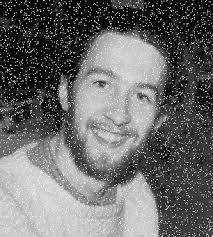
#> input picture Hardware/imageProcessing/noise.png, 213 x 237 px
$ python python_gaussian.py
#> lines starting #> are read from the running program, lines starting #| are printed output that depends on the picture
import cv2
import matplotlib.pyplot as plt
import numpy as np

#this file is only for testing the correctness of our Gaussian filter

img = cv2.imread("noise.png")
#> img is the input picture: shape (237, 213, 3); min 0, max 255, mean 106.8
img_arr = np.array(img)

out = cv2.GaussianBlur(img, (3,3), 1)
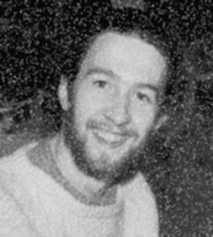
#> out: shape (237, 213, 3); min 2, max 225, mean 106.8
out_arr = np.array(out)

kernel = np.array([
    [0.075114,0.123841,0.075114],
    [0.123841,0.204180,0.123841],
    [0.075114,0.123841,0.075114]
    ])

test_arr = np.zeros(img_arr.shape, dtype=np.uint8)

for r in range(img_arr.shape[0]):
    for c in range(img_arr.shape[1]):
        for d in range(img_arr.shape[2]):
            sum = 0.0
            for kr in range(-1, 2):
                for kc in range(-1, 2):
                    pixel_row = r + kr
                    pixel_col = c + kc
                    if pixel_row < 0:
                        pixel_row = 0
                    elif pixel_row >= img_arr.shape[0]:
                        pixel_row = img_arr.shape[0] - 1
                    if pixel_col < 0:
                        pixel_col = 0
                    elif pixel_col >= img_arr.shape[1]:
                        pixel_col = img_arr.shape[1] - 1
                    sum += kernel[kr+1][kc+1] * img_arr[pixel_row][pixel_col][d]
            test_arr[r][c][d] = np.round(sum)

fig = plt.figure()
ax1 = fig.add_subplot(121)
ax2 = fig.add_subplot(122)
ax1.imshow(img_arr)
ax2.imshow(out_arr)
plt.show()
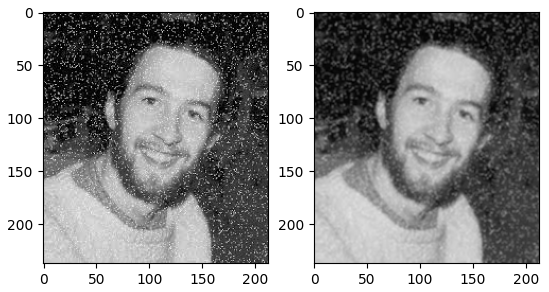
#> figure drawn by matplotlib, 2 panels
